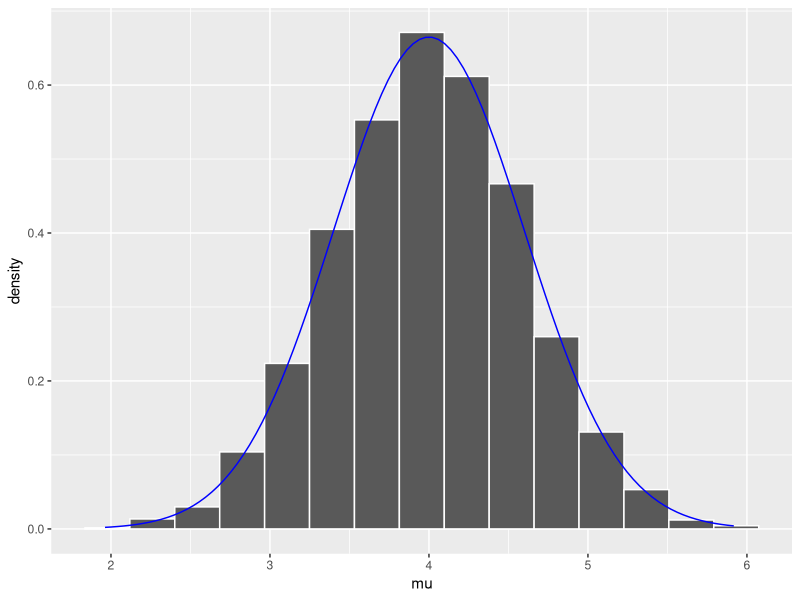
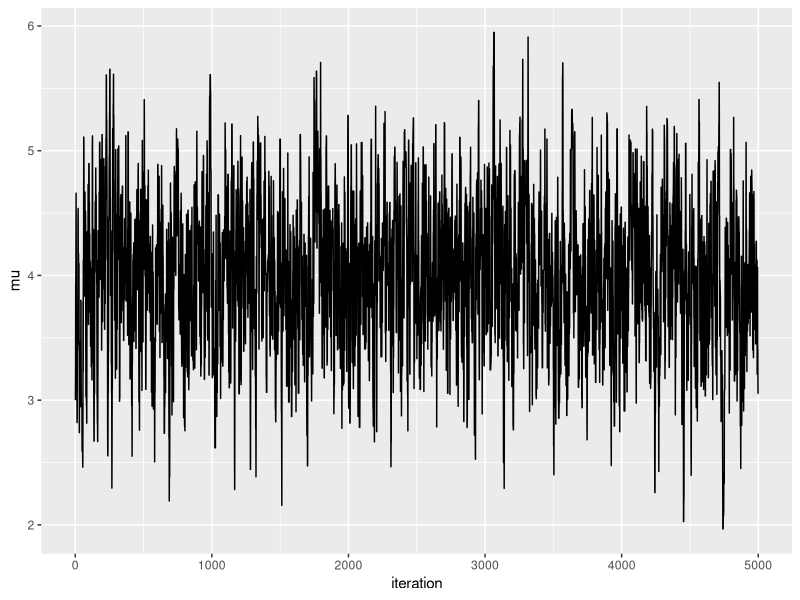
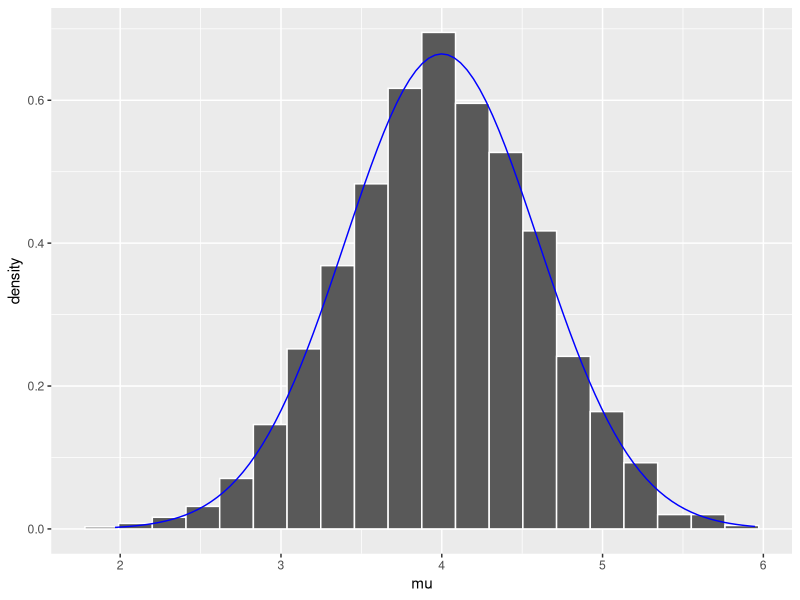
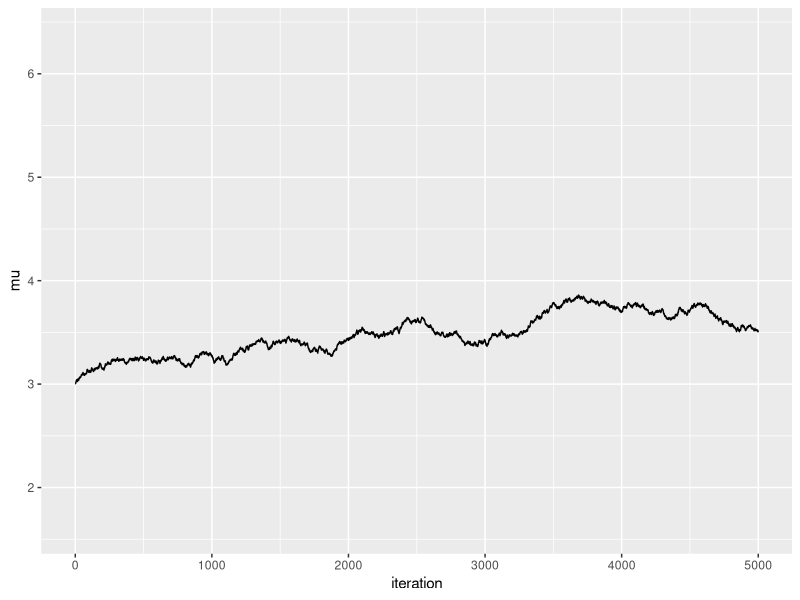
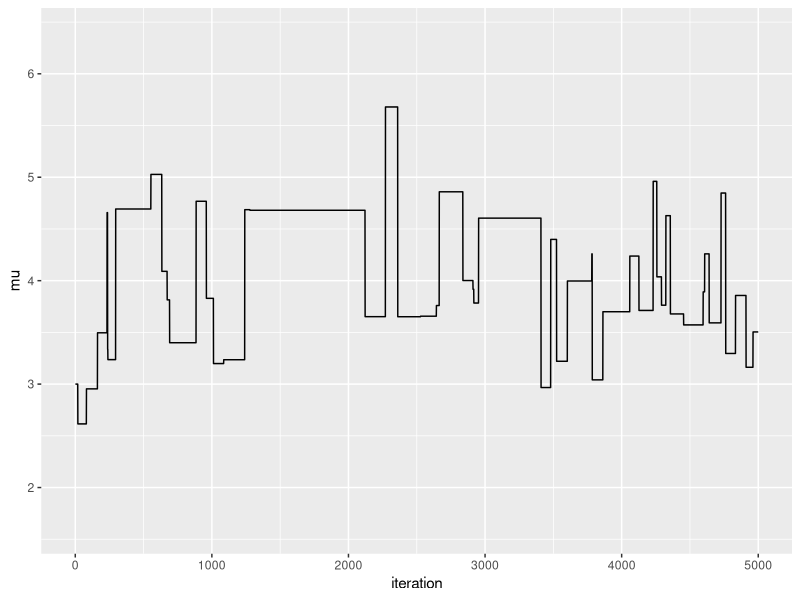
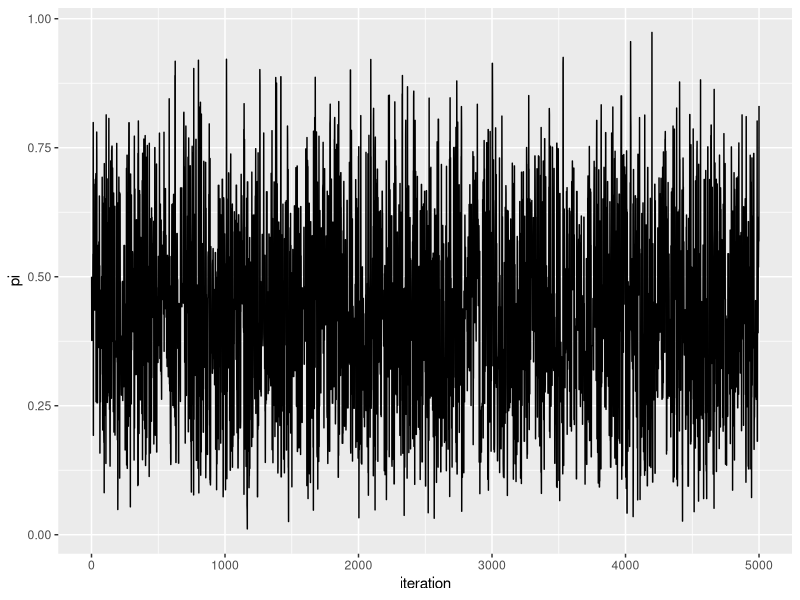
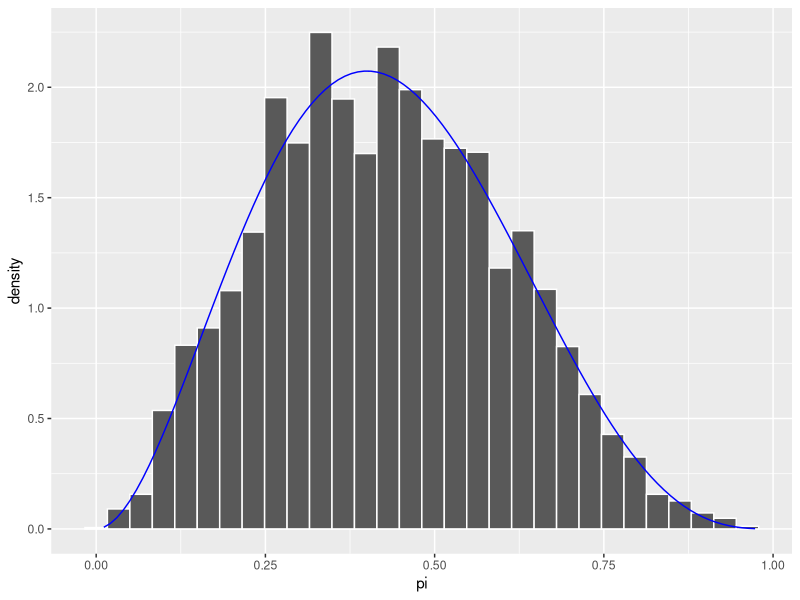

Here is the R script that generated these plots, in order:
browseURL("https://www.bayesrulesbook.com/chapter-7.html")
# packages
ipk <- function(pkg){
  new.pkg <- list.pkg[!(list.pkg %in% .packages(all.available = T))]
  if(length(new.pkg)) 
    install.packages(new.pkg, dependencies = T, repos = "https://cran.us.r-project.org")
  sapply(pkg, require, character.only = T)
}
list.pkg <- c("Rcpp", "rstan", "bayesrules", "tidyverse", "janitor", "bayesplot")
ipk(list.pkg)

set.seed(1234)
mc_tour <- data.frame(mu = rnorm(5000, mean = 4, sd = 0.6))
ggplot(mc_tour, aes(x = mu)) + 
  geom_histogram(aes(y = ..density..), color = "white", bins = 15) + 
  stat_function(fun = dnorm, args = list(4, 0.6), color = "blue")


# understanding Metropolis-Hastings ---------------------------------------


# R simulation to understand scenario 2 when the ratio of unnormalized
# pdfs < 1
# suppose we're utilizing a Uniform proposal model with half-width w = 1
current <- 3
set.seed(8)
proposal <- runif(1, min = current - 1, max = current + 1)
proposal
proposal_plaus <- dnorm(proposal, 0, 1) * dnorm(6.25, proposal, 0.75)
proposal_plaus
current_plaus <- dnorm(current, 0, 1) * dnorm(6.25, current, 0.75)
current_plaus
# probability of accepting and subsequently moving to proposed location
alpha <- min(1, proposal_plaus/ current_plaus)
alpha
# to make the final determination, we set up a weighted coin which accepts the 
# proposal with a probability alpha = 0.05 and rejects it by 1-alpha = 0.95
next_stop <- sample(c(proposal, current), size = 1, prob = c(alpha, 1 - alpha))
next_stop

# bundle it to a function
one_mh_iteration <- function(w, current){
  # STEP 1: Propose the next chain location
  proposal <- runif(1, min = current - w, max = current + w)
  
  # STEP 2: Decide whether or not to go there
  proposal_plaus <- dnorm(proposal, 0, 1) * dnorm(6.25, proposal, 0.75)
  current_plaus  <- dnorm(current, 0, 1) * dnorm(6.25, current, 0.75)
  alpha <- min(1, proposal_plaus / current_plaus)
  next_stop <- sample(c(proposal, current), 
                      size = 1, prob = c(alpha, 1-alpha))
  
  # Return the results
  return(data.frame(proposal, alpha, next_stop))
}

set.seed(8)
one_mh_iteration(w = 1, current = 3)

# implementing Metropolis-Hastings ----------------------------------------

# the mh_tour() function below constructs a Metropolis-Hastings tour of 
# any given length N utilizing a Uniform proposal model with any given
# half-width w

mh_tour <-function(N, w){
  # 1. Start the chain at location 3
  current <- 3
  # 2. initialize the simulation
  mu <- rep(0, N)
  # 3. simulate N Markov chain stops
  for(i in 1:N){
    # simulate one iteration
    sim <- one_mh_iteration(w = w, current = current)
    # record next location
    mu[i] <- sim$next_stop
    # reset the current location
    current <- sim$next_stop
  }
  # 4. return the chain locations
  return(data.frame(iteration = c(1:N), mu))
}
set.seed(1234)
mh_simulation_1 <- mh_tour(N = 5000, w = 1)

# trace plot
ggplot(mh_simulation_1, aes(x = iteration, y = mu)) +
  geom_line()

ggplot(mh_simulation_1, aes(x = mu)) +
  geom_histogram(aes(y = ..density..), color = "white", bins = 20) +
  stat_function(fun = dnorm, args = list(4, 0.6), color = "blue")

# tuning the Metropolis-Hastings algorithm --------------------------------
# w too small, neighbourhood tight together, proposals are always accepted
set.seed(84735)
mh_simulation_2 <- mh_tour(N = 5000, w = 0.01)
ggplot(mh_simulation_2, aes(x = iteration, y = mu)) + 
  geom_line() + 
  lims(y = c(1.6, 6.4))
# w too large, proposals can be far flung - proposals always rejected, resulting
# in a tour which gets stuck at the same location for multiple iterations in a row
set.seed(7)
mh_simulation_3 <- mh_tour(N = 5000, w = 100)
ggplot(mh_simulation_3, aes(x = iteration, y = mu)) + 
  geom_line() + 
  lims(y = c(1.6,6.4))

# a beta-binomial example -------------------------------------------------

# uses independent sampling algorithm

one_iteration <- function(a, b, current){
  # step 1: propose the next chain location
  proposal <- rbeta(1, a, b)
  # step 2: decide whether or not to go there
  proposal_plaus <- dbeta(proposal, 2, 3) * dbinom(1, 2, proposal) / 
    dbeta(proposal, a, b)
  current_plaus  <- dbeta(current, 2, 3) * dbinom(1, 2, current) / 
    dbeta(current, a, b)
  alpha <- min(1, proposal_plaus / current_plaus)
  next_stop <- sample(c(proposal, current), size = 1, prob = c(alpha, 1 - alpha))
  
  return(data.frame(proposal, alpha, next_stop))
}

# Subsequently, we write a betabin_tour() function which constructs an N-length Markov chain tour for any
# Beta(a,b)  proposal model, utilizing one_iteration() to determine each stop:
betabin_tour <- function(N, a, b){
  # 1. Start the chain at location 0.5
  current <- 0.5
  
  # 2. Initialize the simulation
  pi <- rep(0, N)
  
  # 3. Simulate N Markov chain stops
  for(i in 1:N){    
    # Simulate one iteration
    sim <- one_iteration(a = a, b = b, current = current)
    
    # Record next location
    pi[i] <- sim$next_stop
    
    # Reset the current location
    current <- sim$next_stop
  }
  
  # 4. Return the chain locations
  return(data.frame(iteration = c(1:N), pi))
}

set.seed(1234)
betabin_sim <- betabin_tour(N = 5000, a = 1, b = 1)

# Plot the results
ggplot(betabin_sim, aes(x = iteration, y = pi)) + 
  geom_line()
ggplot(betabin_sim, aes(x = pi)) + 
  geom_histogram(aes(y = ..density..), color = "white") + 
  stat_function(fun = dbeta, args = list(3, 4), color = "blue")
